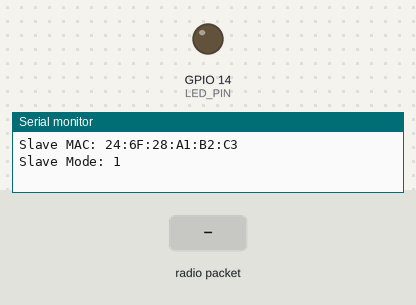
Bench run of a sketch on a simulated ESP32. Shown: output pins drawn as LEDs (lit = HIGH), the last lines printed to the serial monitor. Inputs (shaded band) come from the test bench.

Above: at 1.2 s.
1.3 s: radio packet "1" arrives
At 2.3 s:
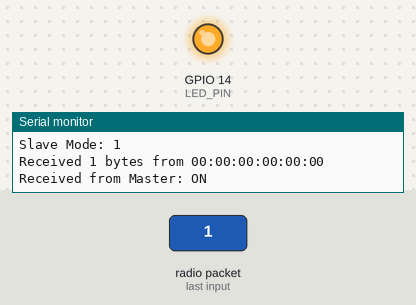
Timing chart, 0 to 4.3 s (numbered marks = the images above; inputs shaded):
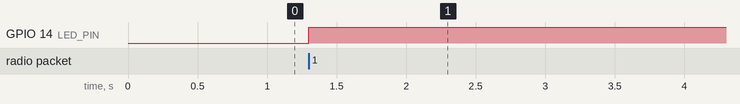

The sketch:

slave.ino
```cpp
#include <WiFi.h>
#include <esp_now.h>

#define LED_PIN 14

void onReceive(const uint8_t *mac, const uint8_t *incomingData, int len) {
  Serial.printf("Received %d bytes from %02X:%02X:%02X:%02X:%02X:%02X\n",
                len,
                mac[0], mac[1], mac[2],
                mac[3], mac[4], mac[5]);

  if (len == 1) {
    bool state = incomingData[0];
    digitalWrite(LED_PIN, state ? HIGH : LOW);
    Serial.printf("Received from Master: %s\n", state ? "ON" : "OFF");
  }
}

void setup() {
  Serial.begin(115200);
  // Serial.setTxTimeoutMs(0);
  pinMode(LED_PIN, OUTPUT);

  WiFi.mode(WIFI_STA);
  WiFi.disconnect();  // Không kết nối Wi-Fi

  // In ra địa chỉ MAC để lấy dán vào Master
  Serial.print("Slave MAC: ");
  Serial.println(WiFi.macAddress());

  Serial.print("Slave Mode: ");
  Serial.println(WiFi.getMode());

  if (esp_now_init() != ESP_OK) {
    Serial.println("ESP-NOW init failed");
    return;
  }

  esp_now_register_recv_cb(onReceive);
}

void loop() {
  // Không cần xử lý gì thêm
}
```

Measured:
- after the input at 1.3 s, GPIO 14 (LED_PIN): LOW → HIGH at once
